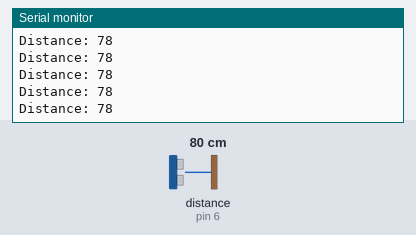
Bench run of a sketch on a simulated Arduino Uno, built with avr-gcc and run on an emulated ATmega328P. Parts: the last lines printed to the serial monitor. Wiring (inferred from the names in the program): ultrasonic range finder: trigger pin 5; echo pin 6. The inputs (shaded band) are chosen by the test bench; at power-on: distance to the obstacle (sensor on pin 6) 80 cm. The echo pulse lasts 58.3 µs per cm.

Above: at 1.2 s.
1.3 s: distance to the obstacle (sensor on pin 6) set to 2 cm
At 1.8 s:
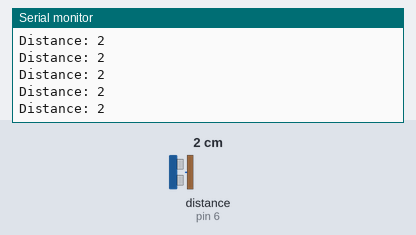
4.3 s: distance to the obstacle (sensor on pin 6) set to 120 cm
At 5.0 s:
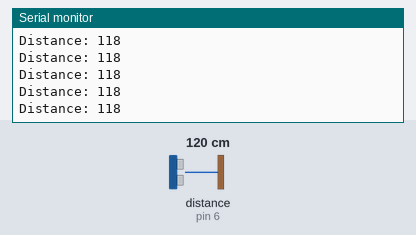
7.3 s: distance to the obstacle (sensor on pin 6) set to 4 cm
At 8.1 s:
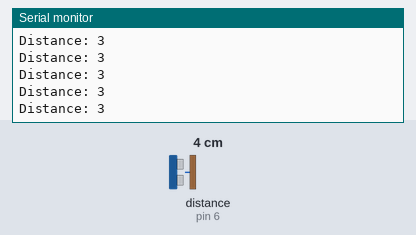
10.3 s: distance to the obstacle (sensor on pin 6) set to 18 cm
At 11.1 s:
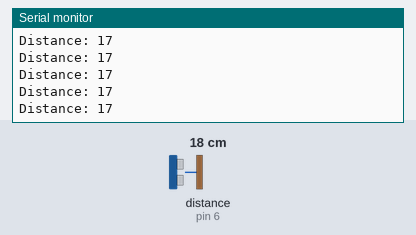
Timing chart, 0 to 13.3 s (numbered marks = the images above; inputs shaded):
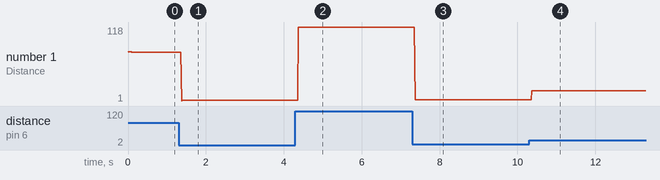

Measured:
- after the input at 1.3 s, the serial monitor: prints a new line after 0.07 s (image 1)
- after the input at 4.3 s, the serial monitor: prints a new line after 0.08 s (image 2)
- after the input at 7.3 s, the serial monitor: prints a new line after 0.07 s (image 3)
- after the input at 10.3 s, the serial monitor: prints a new line after 0.07 s (image 4)
- plotted number 1: 78 → 2 after the input at 1.3 s, 2 → 118 after the input at 4.3 s, 118 → 3 after the input at 7.3 s, 3 → 1 after the input at 10.3 s

The sketch:

interface_an_ultrasonic_sensor_with_arduino_using_tinkercad1.ino
```cpp
int trigPin = 5;
int echoPin = 6;
long time;
int distance;
void setup()
{
  pinMode(5, OUTPUT);
  pinMode(6, INPUT);
  Serial.begin(9600);
}

void loop()
{
  digitalWrite(5, LOW);
  delayMicroseconds(2);

  digitalWrite(5, HIGH);
  delayMicroseconds(10);
  digitalWrite(5, LOW);

  time = pulseIn(6, HIGH);
  distance = time*0.034/2;

  Serial.print("Distance: ");
  Serial.println(distance);
 }
```
